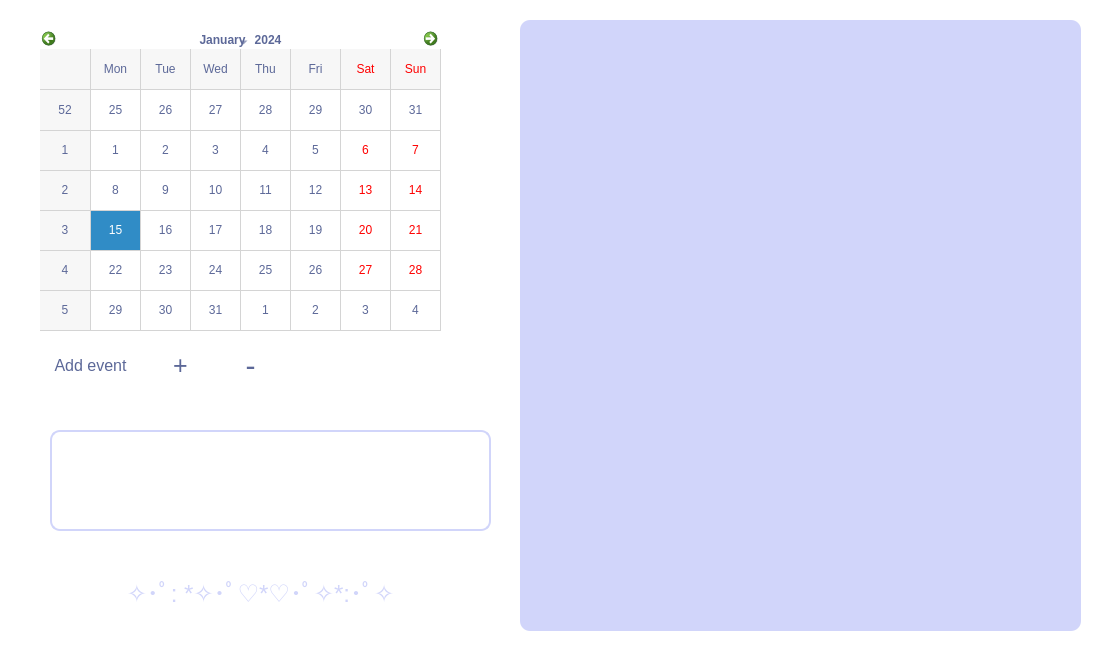
<?xml version="1.0" encoding="UTF-8"?>
<ui version="4.0">
 <class>Form</class>
 <widget class="QWidget" name="Form">
  <property name="geometry">
   <rect>
    <x>0</x>
    <y>0</y>
    <width>1118</width>
    <height>664</height>
   </rect>
  </property>
  <property name="windowTitle">
   <string>Form</string>
  </property>
  <property name="styleSheet">
   <string notr="true">background-color: white;
border-radius:10px;

opacity: 0.3;</string>
  </property>
  <widget class="QCalendarWidget" name="calendarWidget">
   <property name="geometry">
    <rect>
     <x>40</x>
     <y>30</y>
     <width>401</width>
     <height>301</height>
    </rect>
   </property>
   <property name="palette">
    <palette>
     <active>
      <colorrole role="WindowText">
       <brush brushstyle="SolidPattern">
        <color alpha="255">
         <red>92</red>
         <green>104</green>
         <blue>152</blue>
        </color>
       </brush>
      </colorrole>
      <colorrole role="Button">
       <brush brushstyle="SolidPattern">
        <color alpha="255">
         <red>255</red>
         <green>255</green>
         <blue>255</blue>
        </color>
       </brush>
      </colorrole>
      <colorrole role="Text">
       <brush brushstyle="SolidPattern">
        <color alpha="255">
         <red>92</red>
         <green>104</green>
         <blue>152</blue>
        </color>
       </brush>
      </colorrole>
      <colorrole role="ButtonText">
       <brush brushstyle="SolidPattern">
        <color alpha="255">
         <red>92</red>
         <green>104</green>
         <blue>152</blue>
        </color>
       </brush>
      </colorrole>
      <colorrole role="Base">
       <brush brushstyle="SolidPattern">
        <color alpha="255">
         <red>255</red>
         <green>255</green>
         <blue>255</blue>
        </color>
       </brush>
      </colorrole>
      <colorrole role="Window">
       <brush brushstyle="SolidPattern">
        <color alpha="255">
         <red>255</red>
         <green>255</green>
         <blue>255</blue>
        </color>
       </brush>
      </colorrole>
      <colorrole role="PlaceholderText">
       <brush brushstyle="NoBrush">
        <color alpha="128">
         <red>92</red>
         <green>104</green>
         <blue>152</blue>
        </color>
       </brush>
      </colorrole>
     </active>
     <inactive>
      <colorrole role="WindowText">
       <brush brushstyle="SolidPattern">
        <color alpha="255">
         <red>92</red>
         <green>104</green>
         <blue>152</blue>
        </color>
       </brush>
      </colorrole>
      <colorrole role="Button">
       <brush brushstyle="SolidPattern">
        <color alpha="255">
         <red>255</red>
         <green>255</green>
         <blue>255</blue>
        </color>
       </brush>
      </colorrole>
      <colorrole role="Text">
       <brush brushstyle="SolidPattern">
        <color alpha="255">
         <red>92</red>
         <green>104</green>
         <blue>152</blue>
        </color>
       </brush>
      </colorrole>
      <colorrole role="ButtonText">
       <brush brushstyle="SolidPattern">
        <color alpha="255">
         <red>92</red>
         <green>104</green>
         <blue>152</blue>
        </color>
       </brush>
      </colorrole>
      <colorrole role="Base">
       <brush brushstyle="SolidPattern">
        <color alpha="255">
         <red>255</red>
         <green>255</green>
         <blue>255</blue>
        </color>
       </brush>
      </colorrole>
      <colorrole role="Window">
       <brush brushstyle="SolidPattern">
        <color alpha="255">
         <red>255</red>
         <green>255</green>
         <blue>255</blue>
        </color>
       </brush>
      </colorrole>
      <colorrole role="PlaceholderText">
       <brush brushstyle="NoBrush">
        <color alpha="128">
         <red>92</red>
         <green>104</green>
         <blue>152</blue>
        </color>
       </brush>
      </colorrole>
     </inactive>
     <disabled>
      <colorrole role="WindowText">
       <brush brushstyle="SolidPattern">
        <color alpha="255">
         <red>92</red>
         <green>104</green>
         <blue>152</blue>
        </color>
       </brush>
      </colorrole>
      <colorrole role="Button">
       <brush brushstyle="SolidPattern">
        <color alpha="255">
         <red>255</red>
         <green>255</green>
         <blue>255</blue>
        </color>
       </brush>
      </colorrole>
      <colorrole role="Text">
       <brush brushstyle="SolidPattern">
        <color alpha="255">
         <red>92</red>
         <green>104</green>
         <blue>152</blue>
        </color>
       </brush>
      </colorrole>
      <colorrole role="ButtonText">
       <brush brushstyle="SolidPattern">
        <color alpha="255">
         <red>92</red>
         <green>104</green>
         <blue>152</blue>
        </color>
       </brush>
      </colorrole>
      <colorrole role="Base">
       <brush brushstyle="SolidPattern">
        <color alpha="255">
         <red>255</red>
         <green>255</green>
         <blue>255</blue>
        </color>
       </brush>
      </colorrole>
      <colorrole role="Window">
       <brush brushstyle="SolidPattern">
        <color alpha="255">
         <red>255</red>
         <green>255</green>
         <blue>255</blue>
        </color>
       </brush>
      </colorrole>
      <colorrole role="PlaceholderText">
       <brush brushstyle="NoBrush">
        <color alpha="128">
         <red>92</red>
         <green>104</green>
         <blue>152</blue>
        </color>
       </brush>
      </colorrole>
     </disabled>
    </palette>
   </property>
   <property name="mouseTracking">
    <bool>false</bool>
   </property>
   <property name="autoFillBackground">
    <bool>false</bool>
   </property>
   <property name="styleSheet">
    <string notr="true">font: 75 9pt &quot;DejaVu Serif Condensed&quot;;
border-radius: 10px;
backround-color: white;
color:#5c6898;

</string>
   </property>
   <property name="gridVisible">
    <bool>true</bool>
   </property>
  </widget>
  <widget class="QListWidget" name="listWidget">
   <property name="geometry">
    <rect>
     <x>520</x>
     <y>20</y>
     <width>561</width>
     <height>611</height>
    </rect>
   </property>
   <property name="styleSheet">
    <string notr="true">font: 75 12pt &quot;DejaVu Serif Condensed&quot;;
border-radius: 10px;

background-color: #d1d5fa;
color: #5c6898;

border-color: white;

padding: 15px;</string>
   </property>
  </widget>
  <widget class="QPushButton" name="eventButton">
   <property name="geometry">
    <rect>
     <x>40</x>
     <y>350</y>
     <width>101</width>
     <height>31</height>
    </rect>
   </property>
   <property name="styleSheet">
    <string notr="true">QPushButton{
font: 75 9pt &quot;DejaVu Serif Condensed&quot;;
border-radius: 10px;

background-color: white;
color:#5c6898;
font:16px;
}

QPushButton:hover{
background-color: #d1d5fa;
color:rgb(62, 70, 102)}
</string>
   </property>
   <property name="text">
    <string>Add event</string>
   </property>
  </widget>
  <widget class="QPushButton" name="addButton">
   <property name="geometry">
    <rect>
     <x>160</x>
     <y>350</y>
     <width>41</width>
     <height>31</height>
    </rect>
   </property>
   <property name="styleSheet">
    <string notr="true">QPushButton{
font: 75 9pt &quot;DejaVu Serif Condensed&quot;;
border-radius: 10px;

background-color: white;
color:#5c6898;
font:25px;
}

QPushButton:hover{
background-color: #d1d5fa;
color:rgb(62, 70, 102)}</string>
   </property>
   <property name="text">
    <string>+</string>
   </property>
  </widget>
  <widget class="QLineEdit" name="lineEdit">
   <property name="geometry">
    <rect>
     <x>50</x>
     <y>430</y>
     <width>441</width>
     <height>101</height>
    </rect>
   </property>
   <property name="styleSheet">
    <string notr="true">font: 75 9pt &quot;DejaVu Serif Condensed&quot;;

border-radius: 10px;
border: 2px solid #d1d5fa;

background-color: white;
color:#5c6898;
font:15px;
padding: 15px;</string>
   </property>
  </widget>
  <widget class="QTextEdit" name="textEdit">
   <property name="geometry">
    <rect>
     <x>70</x>
     <y>570</y>
     <width>381</width>
     <height>87</height>
    </rect>
   </property>
   <property name="styleSheet">
    <string notr="true"/>
   </property>
   <property name="html">
    <string>&lt;!DOCTYPE HTML PUBLIC &quot;-//W3C//DTD HTML 4.0//EN&quot; &quot;http://www.w3.org/TR/REC-html40/strict.dtd&quot;&gt;
&lt;html&gt;&lt;head&gt;&lt;meta name=&quot;qrichtext&quot; content=&quot;1&quot; /&gt;&lt;style type=&quot;text/css&quot;&gt;
p, li { white-space: pre-wrap; }
&lt;/style&gt;&lt;/head&gt;&lt;body style=&quot; font-family:'MS Shell Dlg 2'; font-size:7.8pt; font-weight:400; font-style:normal;&quot;&gt;
&lt;p align=&quot;center&quot; style=&quot; margin-top:0px; margin-bottom:0px; margin-left:0px; margin-right:0px; -qt-block-indent:0; text-indent:0px;&quot;&gt;&lt;span style=&quot; font-size:18pt; color:#d1d5fa;&quot;&gt;✧･ﾟ: *✧･ﾟ♡*♡･ﾟ✧*:･ﾟ✧&lt;/span&gt;&lt;/p&gt;&lt;/body&gt;&lt;/html&gt;</string>
   </property>
  </widget>
  <widget class="QPushButton" name="removeButton">
   <property name="geometry">
    <rect>
     <x>230</x>
     <y>350</y>
     <width>41</width>
     <height>31</height>
    </rect>
   </property>
   <property name="styleSheet">
    <string notr="true">QPushButton{
font: 75 9pt &quot;DejaVu Serif Condensed&quot;;
border-radius: 10px;

background-color: white;
color:#5c6898;
font:30px;
}

QPushButton:hover{
background-color: #d1d5fa;
color:rgb(62, 70, 102)}</string>
   </property>
   <property name="text">
    <string>-</string>
   </property>
  </widget>
 </widget>
 <resources/>
 <connections/>
</ui>
